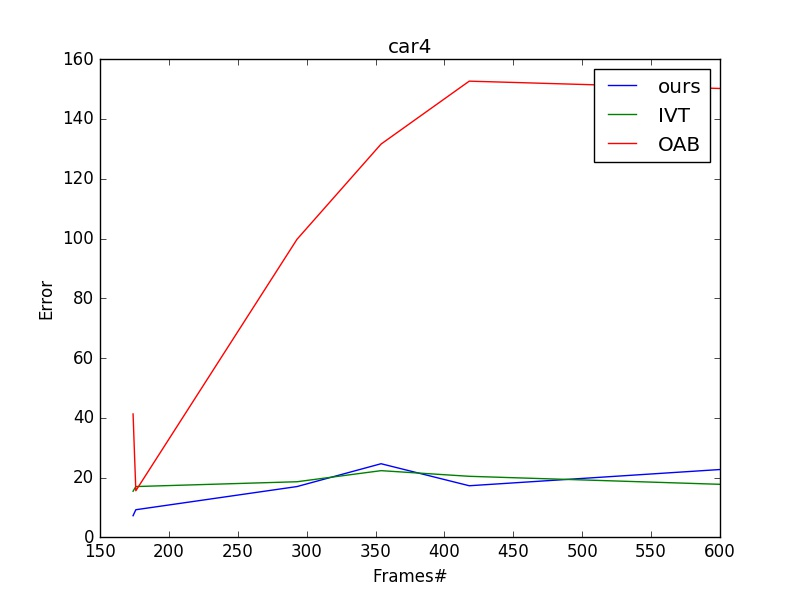

Write the Python code that produced this figure.
import numpy as np
import matplotlib.pyplot as plt
a = np.loadtxt('car4.txt')

fig = plt.figure()
plt.plot(a[:,0], a[:,1], label='ours')
plt.plot(a[:,0], (a[:,2]), label='IVT')
plt.plot(a[:,0], (a[:,3]), label='OAB')
plt.xlabel("Frames#")
plt.ylabel("Error")
plt.title('car4')
plt.legend()
plt.show()
fig.savefig('car4.jpg')